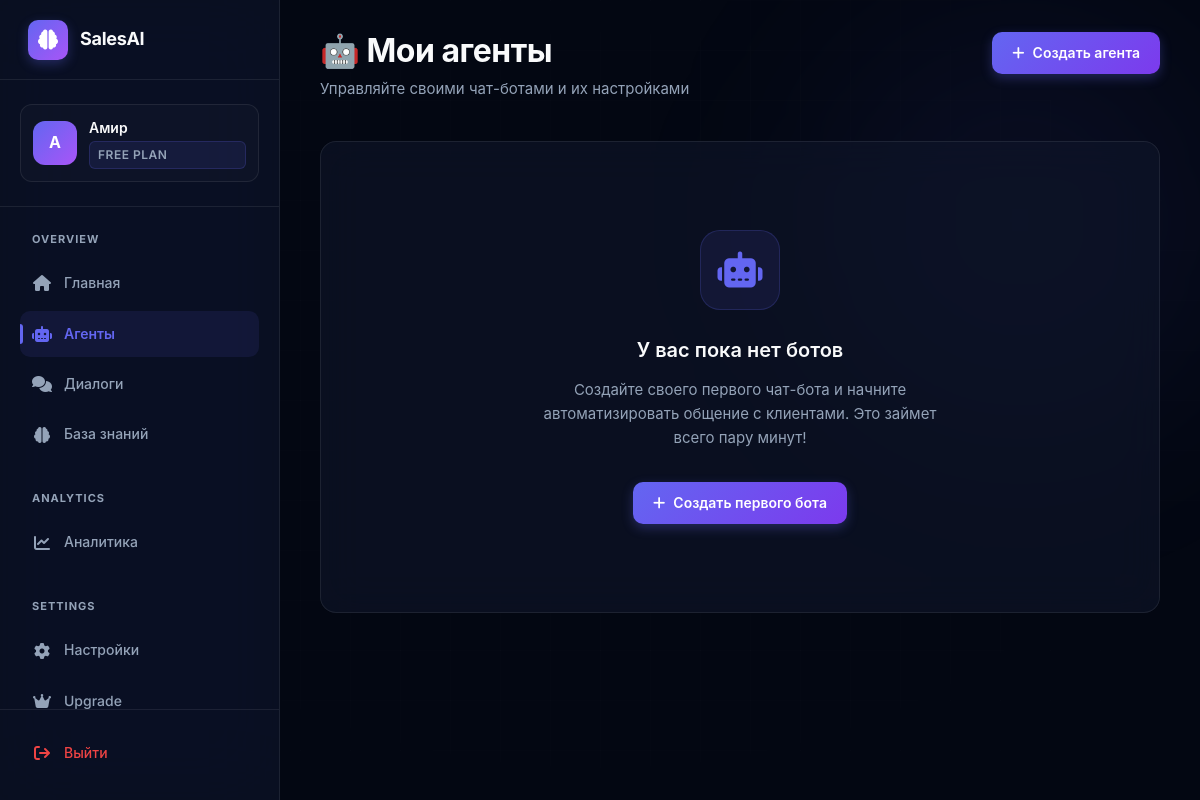
/dashboard/agents/ (signed in), run on an earlier commit of the app's database.
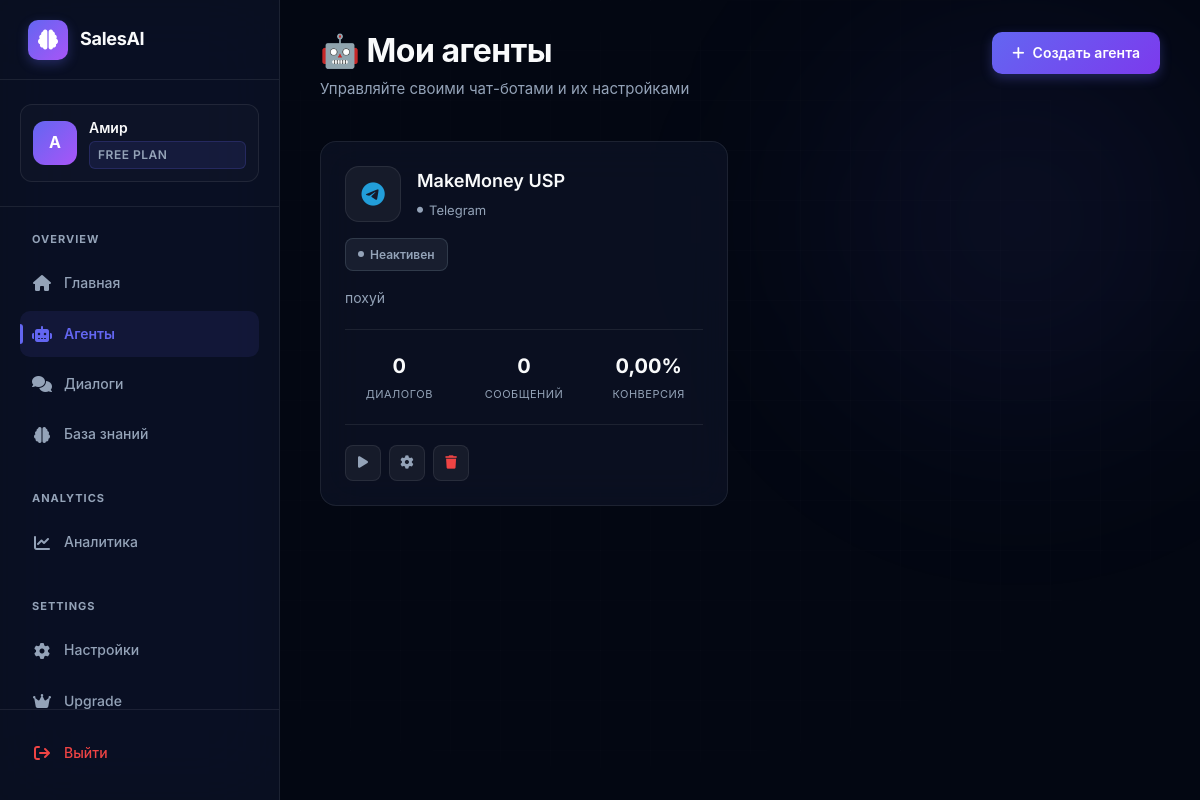
And on a later commit of the database.
### core/models.py (models this page shows, shortened)
class BotAgent(models.Model):
    STATUS_CHOICES = [
        ('waiting_code', 'Ожидание кода'),  # NEW
        ('active', 'Активен'),
        ('inactive', 'Неактивен'),
        ('paused', 'Приостановлен'),
        ('invalid', 'Ошибка авторизации'),  # NEW
    ]
    PLATFORM_CHOICES = [
        ('telegram', 'Telegram'),
        ('whatsapp', 'WhatsApp'),
        ('vk', 'VK'),
        ('instagram', 'Instagram'),
    ]
    user = models.ForeignKey(User, on_delete=models.CASCADE, related_name='bots')
    name = models.CharField(max_length=200, verbose_name='Название бота')
    platform = models.CharField(max_length=20, choices=PLATFORM_CHOICES, verbose_name='Платформа')
    phone_number = models.CharField(max_length=20, blank=True, verbose_name='Номер телефона')
    phone_code_hash = models.CharField(max_length=500, blank=True, verbose_name='Хеш кода')
    session_string = models.TextField(blank=True, verbose_name='Session String')  # NEW
    api_id = models.CharField(max_length=100, blank=True, verbose_name='API ID')
    api_hash = models.CharField(max_length=100, blank=True, verbose_name='API Hash')
    system_prompt = models.TextField(blank=True, verbose_name='Системный промпт',
                                     default='Ты - профессиональный sales-ассистент.')
    bot_token = models.CharField(max_length=500, blank=True, verbose_name='Токен бота')
    status = models.CharField(max_length=20, choices=STATUS_CHOICES, default='inactive', verbose_name='Статус')
    avatar = models.ImageField(upload_to='bot_avatars/', blank=True, null=True, verbose_name='Аватар')
    description = models.TextField(blank=True, verbose_name='Описание')
    total_conversations = models.IntegerField(default=0, verbose_name='Всего диалогов')
    total_messages = models.IntegerField(default=0, verbose_name='Всего сообщений')
    conversion_rate = models.DecimalField(max_digits=5, decimal_places=2, default=0, verbose_name='Конверсия %')
    created_at = models.DateTimeField(auto_now_add=True, verbose_name='Создан')
    updated_at = models.DateTimeField(auto_now=True, verbose_name='Обновлен')
    class Meta:
        verbose_name = 'Бот'
        verbose_name_plural = 'Боты'
        ordering = ['-created_at']

### core/views.py (the view)
# urls.py: path('dashboard/agents/', views.agents_list, name='agents_list'),
@login_required
def agents_list(request):
    bots = BotAgent.objects.filter(user=request.user)
    context = {
        'bots': bots,
    }
    return render(request, 'dashboard/agents.html', context)

### templates/dashboard/agents.html (shortened to what this page needs)
{% extends 'dashboard/base.html' %}
{% block content %}
<div class="page-header">
    <div>
        <h1 class="page-title">🤖 Мои агенты</h1>
        <p class="page-subtitle">Управляйте своими чат-ботами и их настройками</p>
    </div>
    <a href="{% url 'create_agent' %}" class="btn btn-primary">
        <i class="fa-solid fa-plus"></i>
        Создать агента
    </a>
</div>
{% if bots %}
    <div class="agents-grid">
        {% for bot in bots %}
            <div class="agent-card" onclick="window.location.href='{% url 'agent_detail' bot.id %}'">
                <div class="agent-header">
                    <div class="agent-avatar">
                        {% if bot.platform == 'telegram' %}
                            <i class="fa-brands fa-telegram" style="color: #229ED9;"></i>
                        {% elif bot.platform == 'whatsapp' %}
                            <i class="fa-brands fa-whatsapp" style="color: #25D366;"></i>
                        {% elif bot.platform == 'vk' %}
                            <i class="fa-brands fa-vk" style="color: #0077FF;"></i>
                        {% elif bot.platform == 'instagram' %}
                            <i class="fa-brands fa-instagram" style="color: #E4405F;"></i>
                        {% else %}
                            <i class="fa-solid fa-robot"></i>
                        {% endif %}
                    </div>
                    <div class="agent-info">
                        <h3>{{ bot.name }}</h3>
                        <div class="agent-platform">
                            <i class="fa-solid fa-circle" style="font-size: 6px;"></i>
                            {{ bot.get_platform_display }}
                        </div>
                    </div>
                </div>
                <div style="margin: 16px 0;">
                    <span class="status-badge {% if bot.status == 'active' %}active{% else %}inactive{% endif %}">
                        <span class="status-dot"></span>
                        {% if bot.status == 'active' %}Активен{% else %}Неактивен{% endif %}
                    </span>
                </div>
                {% if bot.description %}
                    <p style="color: var(--dash-text-muted); font-size: 14px; line-height: 1.6; margin: 16px 0;">
                        {{ bot.description|truncatewords:20 }}
                    </p>
                {% endif %}
                <div class="agent-stats">
                    <div class="agent-stat">
                        <span class="agent-stat-value">{{ bot.total_conversations }}</span>
                        <span class="agent-stat-label">Диалогов</span>
                    </div>
                    <div class="agent-stat">
                        <span class="agent-stat-value">{{ bot.total_messages }}</span>
                        <span class="agent-stat-label">Сообщений</span>
                    </div>
                    <div class="agent-stat">
                        <span class="agent-stat-value">{{ bot.conversion_rate }}%</span>
                        <span class="agent-stat-label">Конверсия</span>
                    </div>
                </div>
                <div class="agent-actions">
                    <button class="btn-icon" onclick="event.stopPropagation(); toggleBotStatus({{ bot.id }})" title="{% if bot.status == 'active' %}Остановить{% else %}Запустить{% endif %}">
                        <i class="fa-solid {% if bot.status == 'active' %}fa-pause{% else %}fa-play{% endif %}"></i>
                    </button>
                    <button class="btn-icon" onclick="event.stopPropagation(); window.location.href='{% url 'agent_detail' bot.id %}'" title="Настройки">
                        <i class="fa-solid fa-gear"></i>
                    </button>
                    <button class="btn-icon btn-danger" onclick="event.stopPropagation(); deleteBot({{ bot.id }}, '{{ bot.name }}')" title="Удалить">
                        <i class="fa-solid fa-trash"></i>
                    </button>
                </div>
            </div>
        {% endfor %}
    </div>
{% else %}
    <div class="glass-card">
        <div class="empty-state">
            <div class="empty-icon">
                <i class="fa-solid fa-robot"></i>
            </div>
            <h3 class="empty-title">У вас пока нет ботов</h3>
            <p class="empty-text">
                Создайте своего первого чат-бота и начните автоматизировать общение с клиентами.
                Это займет всего пару минут!
            </p>
            <a href="{% url 'create_agent' %}" class="btn btn-primary">
                <i class="fa-solid fa-plus"></i>
                Создать первого бота
            </a>
        </div>
    </div>
{% endif %}
{% endblock %}

### templates/dashboard/base.html (shortened to what this page needs)
{% load static %}
<!DOCTYPE html>
<html lang="ru">
<head>
    <link rel="stylesheet" href="https://cdnjs.cloudflare.com/ajax/libs/font-awesome/6.4.0/css/all.min.css">
    <link rel="stylesheet" href="{% static 'css/dashboard.css' %}">
</head>
<body>
    <div class="dashboard-bg">
        <div class="grid-overlay"></div>
    </div>
    <div class="dashboard-layout">
        <aside class="sidebar" id="sidebar">
            <a href="{% url 'dashboard' %}" class="sidebar-logo">
                <div class="sidebar-logo-icon">
                    <i class="fa-solid fa-brain"></i>
                </div>
                <span class="sidebar-logo-text">SalesAI</span>
            </a>
            <div class="sidebar-header">
                <div class="user-profile">
                    <div class="user-avatar">
                        {{ request.user.first_name|first|default:"U"|upper }}
                    </div>
                    <div class="user-info">
                        <h4>{{ request.user.first_name|default:request.user.username }}</h4>
                        <p class="user-badge">Free Plan</p>
                    </div>
                </div>
            </div>
            <nav class="sidebar-menu">
                <div class="menu-section">
                    <div class="menu-section-title">Overview</div>
                    <a href="{% url 'dashboard' %}" class="menu-link {% if request.resolver_match.url_name == 'dashboard' %}active{% endif %}">
                        <i class="fa-solid fa-house"></i>
                        <span>Главная</span>
                    </a>
                    <a href="{% url 'agents_list' %}" class="menu-link {% if 'agents' in request.path %}active{% endif %}">
                        <i class="fa-solid fa-robot"></i>
                        <span>Агенты</span>
                    </a>
                    <a href="{% url 'conversations_list' %}" class="menu-link {% if 'conversations' in request.path %}active{% endif %}">
                        <i class="fa-solid fa-comments"></i>
                        <span>Диалоги</span>
                    </a>
                    <a href="{% url 'knowledge_base' %}" class="menu-link {% if 'knowledge' in request.path %}active{% endif %}">
                        <i class="fa-solid fa-brain"></i>
                        <span>База знаний</span>
                    </a>
                </div>
                <div class="menu-section">
                    <div class="menu-section-title">Analytics</div>
                    <a href="{% url 'analytics' %}" class="menu-link {% if 'analytics' in request.path %}active{% endif %}">
                        <i class="fa-solid fa-chart-line"></i>
                        <span>Аналитика</span>
                    </a>
                </div>
                <div class="menu-section">
                    <div class="menu-section-title">Settings</div>
                    <a href="{% url 'settings' %}" class="menu-link {% if 'settings' in request.path %}active{% endif %}">
                        <i class="fa-solid fa-gear"></i>
                        <span>Настройки</span>
                    </a>
                    <a href="{% url 'pricing' %}" class="menu-link">
                        <i class="fa-solid fa-crown"></i>
                        <span>Upgrade</span>
                    </a>
                </div>
            </nav>
            <div class="sidebar-footer">
                <a href="{% url 'account_logout' %}" class="menu-link" style="color: var(--dash-error);">
                    <i class="fa-solid fa-arrow-right-from-bracket"></i>
                    <span>Выйти</span>
                </a>
            </div>
        </aside>
        <main class="main-content">
            {% block content %}{% endblock %}
        </main>
    </div>
</body>
</html>

What changed in the data, as far as the page shows it:
added BotAgent: name "MakeMoney USP", platform "Telegram", status "Неактивен", description "похуй", total_conversations "0", total_messages "0", conversion_rate "0,00"
Also different on the page:
text no longer shown: "У вас пока нет ботов Создайте своего первого чат-бота и начните автоматизировать общение с клиентами. Это займет всего пару минут! Создать первого бота"
